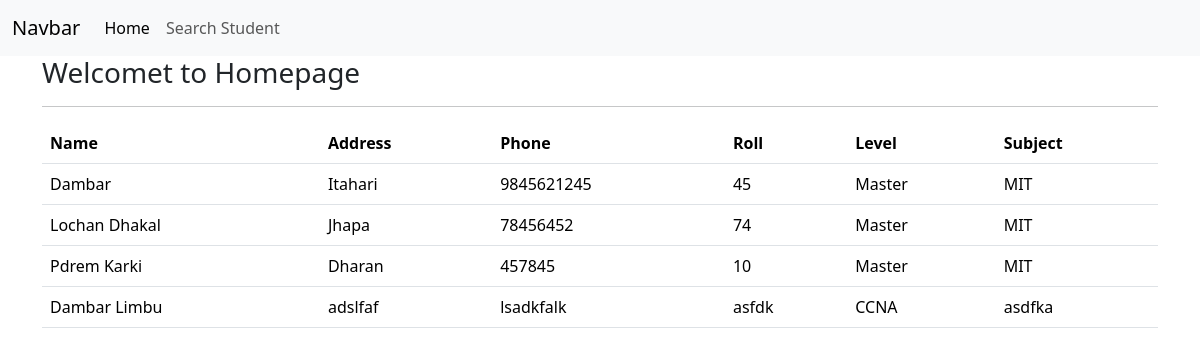
The page / on the database its author committed.
### searchapp/models.py (models this page shows, shortened)
class StudentInfo(models.Model):
    name= models.CharField(max_length=200)
    address= models.CharField(max_length=150)
    phone= models.CharField(max_length=15)
    roll= models.CharField(max_length=10)
    level= models.CharField(max_length=10)
    subject= models.CharField(max_length=50)

### searchapp/views.py (the view)
# urls.py: path('', views.homepage, name='homepage'),
def homepage(request):
    data = StudentInfo.objects.all()
    return render(request, 'homepage.html', {'data':data})

### templates/homepage.html (shortened to what this page needs)
{% extends 'base.html' %}
{% load static %}
{% block body %}
<div class="container">
    <h3>Welcomet to Homepage </h3>
<hr color="red">
<table class="table">
    <thead>
      <tr>
        <th scope="col">Name</th>
        <th scope="col">Address</th>
        <th scope="col">Phone</th>
        <th scope="col">Roll</th>
        <th scope="col">Level</th>
        <th scope="col">Subject</th>
      </tr>
    </thead>
    <tbody>
      {% for data in data %}
      <tr>
        <td>{{ data.name }}</td>
        <td>{{ data.address }}</td>
        <td>{{ data.phone }}</td>
        <td>{{ data.roll }}</td>
        <td>{{ data.level }}</td>
        <td>{{ data.subject }}</td>
      </tr>
      {% endfor %}
    </tbody>
  </table>
</div>
{% endblock body %}

### templates/base.html (shortened to what this page needs)
<!doctype html>
<html lang="en">
  <head>
    <link href="https://cdn.jsdelivr.net/npm/bootstrap@5.3.2/dist/css/bootstrap.min.css" rel="stylesheet">
  </head>
  <body>
    <nav class="navbar navbar-expand-lg bg-body-tertiary">
        <div class="container-fluid">
          <a class="navbar-brand" href="#">Navbar</a>
          <div class="collapse navbar-collapse" id="navbarSupportedContent">
            <ul class="navbar-nav me-auto mb-2 mb-lg-0">
              <li class="nav-item">
                <a class="nav-link active" aria-current="page" href="{% url 'homepage' %}">Home</a>
              </li>
              <li class="nav-item">
                <a class="nav-link" href="{% url 'searchpage' %}">Search Student</a>
              </li>
            </ul>
          </div>
        </div>
      </nav>
     {% block body %}
     {% endblock body %}
  </body>
</html>

### rows shown on the page
StudentInfo: name "Dambar", address "Itahari", phone "9845621245", roll "45", level "Master", subject "MIT"
StudentInfo: name "Lochan Dhakal", address "Jhapa", phone "78456452", roll "74", level "Master", subject "MIT"
StudentInfo: name "Pdrem Karki", address "Dharan", phone "457845", roll "10", level "Master", subject "MIT"
StudentInfo: name "Dambar Limbu", address "adslfaf", phone "lsadkfalk", roll "asfdk", level "CCNA", subject "asdfka"
